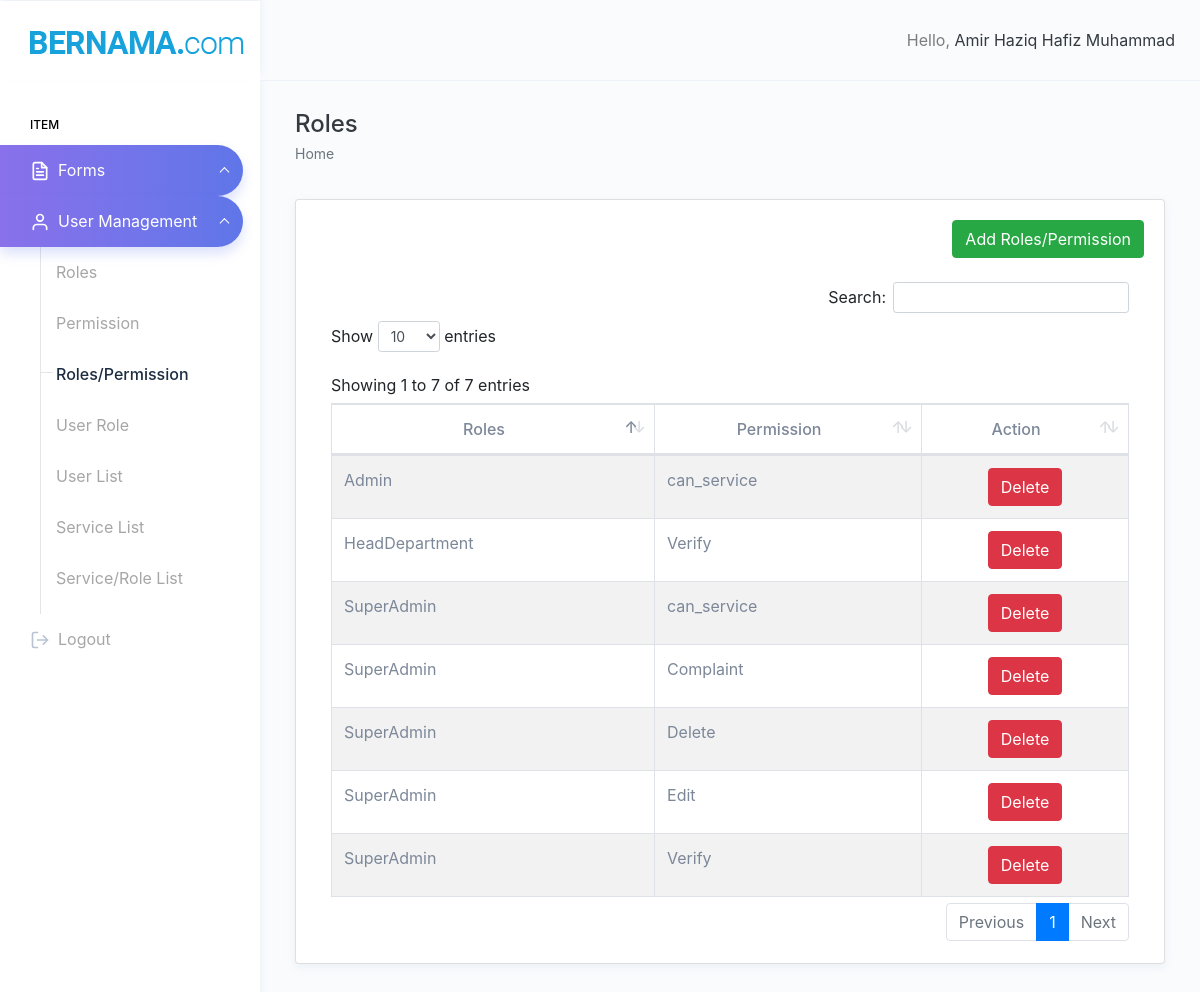
Screenshot of /roles_perm.php (signed in) with the database file from the repository.
### tables this page shows
CREATE TABLE `permission_role` (
  `id` int(11) NOT NULL,
  `role_id` int(11) NOT NULL,
  `permission_id` int(11) NOT NULL
);

CREATE TABLE `roles` (
  `id` int(11) NOT NULL,
  `name` varchar(255) DEFAULT NULL,
  `description` varchar(255) DEFAULT NULL
);

CREATE TABLE `permissions` (
  `id` int(11) NOT NULL,
  `name` varchar(255) NOT NULL,
  `description` text NOT NULL
);

### roles_perm.php (the view, shortened to what this page needs)
<!DOCTYPE html>
<html dir="ltr" lang="en">
    <?php
        $connection = new mysqli("localhost", "root", "", "aduan");
        $query = "SELECT permission_role.id, permission_role.role_id, permission_role.permission_id, permissions.name AS perm_name, roles.name as role_name
        FROM permission_role INNER JOIN
        permissions ON permission_role.permission_id = permissions.id INNER JOIN
        roles ON permission_role.role_id = roles.id";
        $result = mysqli_query($connection, $query);
    ?>
    <head>
        <link href="assets/extra-libs/datatables.net-bs4/css/dataTables.bootstrap4.css" rel="stylesheet">
        <link href="dist/css/style.min.css" rel="stylesheet">
        <link rel="stylesheet" href="https://cdn.jsdelivr.net/npm/bootstrap@4.0.0/dist/css/bootstrap.min.css"
>
    </head>
    <body>
        <?php
        include_once('header.php');
        ?>
        <div class="page-wrapper">
            <div class="page-breadcrumb">
                <div class="row">
                    <div class="col-7 align-self-center">
                        <h4 class="page-title text-truncate text-dark font-weight-medium mb-1">Roles</h4>
                        <div class="d-flex align-items-center">
                            <nav aria-label="breadcrumb">
                                <ol class="breadcrumb m-0 p-0">
                                    <li class="breadcrumb-item"><a href="display_data.php" class="text-muted">Home</a></li>
                                </ol>
                            </nav>
                        </div>
                    </div>
                </div>
            </div>
            <div class="container-fluid">
                <div class="row">
                    <div class="col-12">
                        <div class="card">
                            <div class="card-body">
                                <div class="row">
                                    <div class="col-md-12" style="text-align: right;">
                                        <a class='btn btn-success' onclick='modDisp("role_perm");' style='color:white'>Add Roles/Permission</a>
                                    </div>
                                </div>
                                <br>
                                <div class="table-responsive">
                                    <table id="example" class="table table-striped table-bordered" cellspacing="0"
                                        width="100%">
                                        <thead>
                                            <tr style="text-align:center">
                                                <th>Roles</th>
                                                <th>Permission</th>
                                                <th>Action</th>
                                            </tr>
                                        </thead>
                                        <tbody>
                                            <?php
                                                if ($result) {
                                                    while ($row = mysqli_fetch_assoc($result)) {
                                                        echo "<tr>";
                                                        echo "<td>" . $row['role_name'] . "</td>";
                                                        echo "<td>" . $row['perm_name'] . "</td>";
                                                        echo "<td><center>
                                                                <a class='btn btn-danger' href='roles_perm.php?del=" . $row['id'] . "'>Delete</a>";
                                                        echo "</tr>";
                                                    }
                                                }
                                            ?>
                                        </tbody>
                                    </table>
                                </div>
                            </div>
                        </div>
                    </div>
                </div>
            </div>
        </div>
        </div>
    </body>
</html>

### rows the page displays
permission_role: role.name "SuperAdmin", permission.name "can_service"
permission_role: role.name "Admin", permission.name "can_service"
permission_role: role.name "SuperAdmin", permission.name "Complaint"
permission_role: role.name "SuperAdmin", permission.name "Delete"
permission_role: role.name "SuperAdmin", permission.name "Edit"
permission_role: role.name "SuperAdmin", permission.name "Verify"
permission_role: role.name "HeadDepartment", permission.name "Verify"

### other values shown
$_SESSION['sessionname'] "Amir Haziq Hafiz Muhammad"
